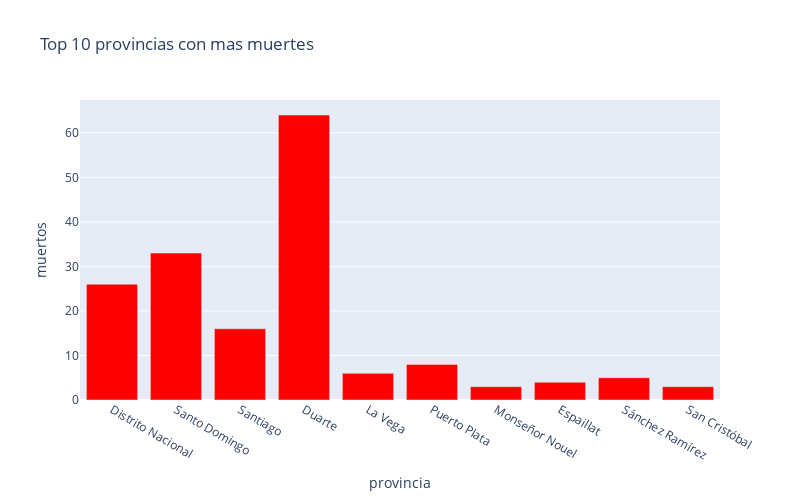

Write notebook code for a chart like this one.
### Code cell
px.bar(
    sorted_provinces_df.head(10),
    x = "provincia",
    y = "muertos",
    title= "Top 10 provincias con mas muertes", # the axis names
    color_discrete_sequence=["red"], 
    height=500,
    width=800
)

### Figure 1 — Plotly figure (JSON) as saved in the notebook; plotly's stock layout.template omitted (floating-point values rounded to 4 significant figures)
{"data": [{"alignmentgroup": "True", "hovertemplate": "provincia=%{x}<br>muertos=%{y}<extra></extra>", "legendgroup": "", "marker": {"color": "red"}, "name": "", "offsetgroup": "", "orientation": "v", "showlegend": false, "textposition": "auto", "type": "bar", "x": ["Distrito Nacional", "Santo Domingo", "Santiago", "Duarte", "La Vega", "Puerto Plata", "Monseñor Nouel", "Espaillat", "Sánchez Ramírez", "San Cristóbal"], "xaxis": "x", "y": [26, 33, 16, 64, 6, 8, 3, 4, 5, 3], "yaxis": "y"}], "layout": {"barmode": "relative", "height": 500, "legend": {"tracegroupgap": 0}, "title": {"text": "Top 10 provincias con mas muertes"}, "width": 800, "xaxis": {"anchor": "y", "domain": [0, 1], "title": {"text": "provincia"}}, "yaxis": {"anchor": "x", "domain": [0, 1], "title": {"text": "muertos"}}}}
